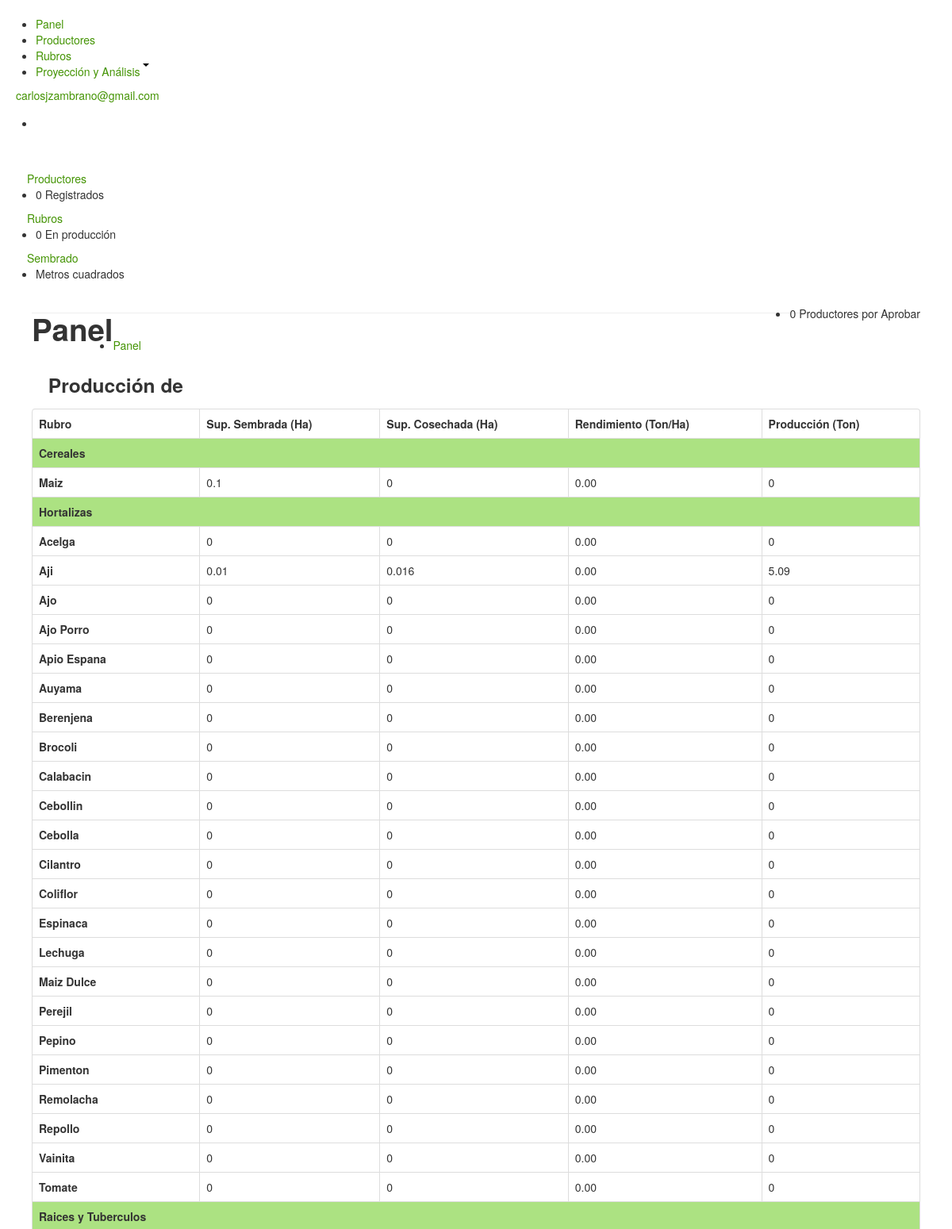
/index.php/coordinador (signed in, upper part), run on the app's committed database.
### tables this page shows
CREATE TABLE `categorias` (
  `id` int(11) NOT NULL AUTO_INCREMENT,
  `nombre` varchar(255) NOT NULL,
  `status` int(11) NOT NULL,
  PRIMARY KEY (`id`)
);

CREATE TABLE `productos` (
  `id` int(11) NOT NULL AUTO_INCREMENT,
  `rubro` varchar(255) NOT NULL,
  `id_categoria` int(11) NOT NULL,
  `rendimiento` float(11,2) NOT NULL,
  `precio` float(11,2) NOT NULL,
  `imagen` varchar(255) NOT NULL,
  `status` int(11) NOT NULL,
  PRIMARY KEY (`id`)
);

### application/controllers/coordinador.php (called while the page is built, shortened)
<?php if ( ! defined('BASEPATH')) exit('No direct script access allowed');
class Coordinador extends CI_Controller {
	public function __construct(){
		$this->load->model('varios');
		$this->load->model('usuarios');
		$this->load->model('coordinador_model');
		$this->load->model('productor_model');
		$this->load->model('administrador_model');
	}
	public function index()
	{
		$data['titulo'] = " Cuyapa - Panel";
		$data['municipio'] = $this->varios->cargar_municipios(array('id' => $_SESSION['id_municipio']));
		$data['categorias'] = $this->coordinador_model->cargar_categoria();
		$data['productores_aprobar'] = count($this->coordinador_model->cargar_productor_inactivo($_SESSION['id_municipio']));
		$this->load->view('templates/header.php',$data);
		$this->load->view('pages/coordinador/panel_principal.php',$data);
	}
}

### index.php (called while the page is built, shortened)
<?php
require_once BASEPATH.'core/CodeIgniter.php';

### application/models/coordinador_model.php (called while the page is built, shortened)
<?php if ( ! defined('BASEPATH')) exit('No direct script access allowed');
class Coordinador_model extends CI_Model {
	public function cargar_categoria($id=NULL)
	{
		$query = $this->db->get_where('categorias');
		return $query->result_array();
	}
	public function cargar_productor_inactivo($municipio)
	{
		$this->db->group_by('productores.id');
		$this->db->from('productores');
		$this->db->select('productores.*');
		$this->db->select('usuarios.status as status_u');
		$this->db->select('estados.nombre as estado');
		$this->db->select('municipios.nombre as municipio');
		$this->db->select('parroquias.nombre as parroquia');
		$this->db->select('sectores.nombre as sector');
		$this->db->where('productores.id_municipio',$municipio);
		$this->db->where('usuarios.status',0);
		$this->db->join('usuarios', 'usuarios.id = productores.id_usuario');
		$this->db->join('estados', 'productores.id_estado = estados.id');
		$this->db->join('municipios', 'productores.id_municipio = municipios.id');
		$this->db->join('parroquias', 'productores.id_parroquia = parroquias.id');
		$this->db->join('sectores', 'productores.id_sector = sectores.id');
		$query = $this->db->get();
		return $query->result_array();
	}
}

### application/views/pages/coordinador/panel_principal.php (the view, shortened to what this page needs)
<body>
	<div id="navigation">
		<div class="container-fluid">
			<a href="#" class="toggle-nav" rel="tooltip" data-placement="bottom" title="Navegación"><i class="icon-reorder"></i></a>
			<ul class='main-nav'>
				<li class='active'>
					<a href="<?php echo base_url(); ?>coordinador/">
						<span>Panel</span>
					</a>
				</li>
				<li>
					<a href="<?php echo base_url(); ?>coordinador/productores_zona">
						<span>Productores</span>
					</a>
				</li>
				<li>
					<a href="<?php echo base_url(); ?>coordinador/rubros_zona">
						<span>Rubros</span>
					</a>
				</li>
				<li>
					<a href="#" data-toggle="dropdown" class='dropdown-toggle'>
						<span>Proyecci&oacute;n y An&aacute;lisis</span>
						<span class="caret"></span>
					</a>
                </li>
			</ul>
			<div class="user">
				<div class="dropdown">
					<a href="#" class='dropdown-toggle' data-toggle="dropdown"><?php echo $_SESSION['nombre']; ?> <img src="<?php echo base_url().$_SESSION['imagen']; ?>" alt="" style="height:27px;"></a>
				</div>
			</div>
		</div>
	</div>
	<div class="container-fluid" id="content">
		<div id="left" class="no-resize">
			<?php
			if ( strpos($_SERVER['DOCUMENT_ROOT'],'wamp') == false ) {
				include $_SERVER['DOCUMENT_ROOT'].'/ajax/back-end/coordinador/barra_lateral.php';
			}
			else{
				include $_SERVER['DOCUMENT_ROOT'].'/cuyapa/ajax/back-end/coordinador/barra_lateral.php';
			}
			?>
		</div>
		<div id="main">
			<div class="container-fluid">
				<div class="page-header">
					<div class="pull-left">
						<h1>Panel</h1>
					</div>
					<div class="pull-right">
						<ul class="stats" style="cursor:pointer" onClick="location.href='<?php echo base_url();?>coordinador/activar_productor'">
							<li class="satgreen">
								<div class="details">
									<span class="big"><?php echo $productores_aprobar; ?></span>
									<span>Productores por Aprobar</span>
								</div>
							</li>
						</ul>
					</div>
				</div>
				<div class="breadcrumbs">
					<ul>
						<li>
							<a href="more-login.html">Panel</a>
							<i class="icon-angle-right"></i>
						</li>
					</ul>
				</div>
				<div class="row-fluid">
					<div class="span12">
						<div class="box">
							<div class="box-title">
								<h3>
									<i class=" icon-table"></i>
									Producción de <?php echo $municipio['nombre']; ?>
								</h3>
							</div>
							<div class="box-content">
								<table class="table table-nomargin dataTable table-bordered" >
                                    <thead>
                                        <tr>
                                            <th>Rubro</th>
                                            <th>Sup. Sembrada (Ha)</th>
                                            <th>Sup. Cosechada (Ha)</th>
                                            <th>Rendimiento (Ton/Ha)</th>
                                            <th>Producción (Ton)</th>
                                        </tr>
                                    </thead>
                                    <tbody>
                                    	<?php foreach($categorias as $categoria){ ?>
                                    	<tr style="background:rgba(91, 197, 6, 0.5)">
                                        	<td colspan="5"><strong><?php echo $categoria['nombre']; ?></strong></td>
                                        </tr>
                                        <?php
											$sql_pro = 'SELECT * FROM productos WHERE id_categoria = '.$categoria['id'];
											$cursor_pro = mysql_query($sql_pro);
											while($datos_pro = mysql_fetch_array($cursor_pro)){
												$sql_sembrado = 'SELECT SUM(ps.cantidad_terreno) as sembrado FROM producciones p, producciones_siembras ps WHERE p.id_producto = '.$datos_pro['id'].' AND ps.id_produccion = p.id';
												$cursor_sembrado = mysql_query($sql_sembrado);
												$datos_sembrado = mysql_fetch_array($cursor_sembrado);
												$sql_cosechado = 'SELECT SUM(pc.cantidad_terreno) as area_cosechada, SUM(cc.cantidad) as tonelada_cosechada FROM producciones p, producciones_cosechas pc, calidad_cosechas cc WHERE p.id_producto = '.$datos_pro['id'].' AND pc.id_produccion = p.id';
												$cursor_cosechado = mysql_query($sql_cosechado);
												$datos_cosechado = mysql_fetch_array($cursor_cosechado);
										?>
                                        <tr>
                                            <th><?php echo $datos_pro['rubro']; ?></th>
                                            <td>
											<?php
												if($datos_sembrado['sembrado']){
													$sembrado = $datos_sembrado['sembrado']/10000;
													echo $sembrado;
												}else{
													echo 0;
												}
											?>
                                            </td>
                                            <td>
                                            <?php
												if(($datos_cosechado['area_cosechada']) && ($datos_sembrado['sembrado'])){
													$area_cosechada = $datos_cosechado['area_cosechada']/10000;
													echo $area_cosechada;
												}else{
													echo 0;
												}
											?>
                                            </td>
                                            <td>
											<?php
													echo $datos_pro['rendimiento'];
											?>
											</td>
                                            <td>
											<?php
                                                if($datos_cosechado['tonelada_cosechada']){
                                                    $tonelada_cosechada = $datos_cosechado['tonelada_cosechada']/1000;
                                                    echo $tonelada_cosechada;
                                                }else{
                                                    echo 0;
                                                }
                                            ?>
                                            </td>
                                        </tr>
                                        <?php
											}
										}
										?>
                                    </tbody>
                                </table>
								 							</div>
						</div>
					</div>
				</div>
			</div>
		</div>
		</div>
	</body>
</html>

### application/views/templates/header.php (shortened to what this page needs)
<!doctype html>
<html>
<head>
	<link rel="stylesheet" href="<?php echo base_url(); ?>css/back-end/bootstrap.min.css">
	<link rel="stylesheet" href="<?php echo base_url(); ?>css/back-end/bootstrap-responsive.min.css">
	<link rel="stylesheet" href="<?php echo base_url(); ?>css/back-end/plugins/jquery-ui/smoothness/jquery-ui.css">
	<link rel="stylesheet" href="<?php echo base_url(); ?>css/back-end/plugins/jquery-ui/smoothness/jquery.ui.theme.css">
	<link rel="stylesheet" href="<?php echo base_url(); ?>css/back-end/plugins/pageguide/pageguide.css">
	<link rel="stylesheet" href="<?php echo base_url(); ?>css/back-end/plugins/fullcalendar/fullcalendar.css">
	<link rel="stylesheet" href="<?php echo base_url(); ?>css/back-end/plugins/fullcalendar/fullcalendar.print.css" media="print">
	<link rel="stylesheet" href="<?php echo base_url(); ?>css/back-end/plugins/tagsinput/jquery.tagsinput.css">
	<link rel="stylesheet" href="<?php echo base_url(); ?>css/back-end/plugins/chosen/chosen.css">
	<link rel="stylesheet" href="<?php echo base_url(); ?>css/back-end/plugins/multiselect/multi-select.css">
	<link rel="stylesheet" href="<?php echo base_url(); ?>css/back-end/plugins/timepicker/bootstrap-timepicker.min.css">
	<link rel="stylesheet" href="<?php echo base_url(); ?>css/back-end/plugins/colorpicker/colorpicker.css">
	<link rel="stylesheet" href="<?php echo base_url(); ?>css/back-end/plugins/datepicker/datepicker.css">
	<link rel="stylesheet" href="<?php echo base_url(); ?>css/back-end/plugins/plupload/jquery.plupload.queue.css">
	<link rel="stylesheet" href="<?php echo base_url(); ?>css/back-end/plugins/select2/select2.css">
	<link rel="stylesheet" href="<?php echo base_url(); ?>css/back-end/plugins/icheck/all.css">
	<link rel="stylesheet" href="<?php echo base_url(); ?>css/back-end/style.css">
	<link rel="stylesheet" href="<?php echo base_url(); ?>css/back-end/themes.css">
	<link rel="stylesheet" href="<?php echo base_url(); ?>css/back-end/plugins/datatable/TableTools.css">
</head>

### ajax/back-end/coordinador/barra_lateral.php (shortened to what this page needs)
<div class="subnav" style="margin-top:-5px;">
    <ul class="subnav-menu">
        <li class="satgreen">
            <div style="padding:20px; color:#fff; cursor:pointer" onClick="abrir_form_com();">
                <i class="glyphicon-comments"></i> Envianos tu comentario<br>
                <div align="center"><strong>Click Aqui!</strong></div>
            </div>
		</li>
    </ul>
</div>
<div class="subnav">
    <div class="subnav-title">
        <a href="#" class='toggle-subnav'><i class="icon-angle-down"></i><span>Productores</span></a>
    </div>
	<?php
	$municipioCoord = $_SESSION['id_municipio'];
	$sql = "select count(productores.id) as cant_prod from productores where productores.id_municipio = '".$municipioCoord."'";
	$ejecuta = mysql_query($sql);
	$resultado = mysql_fetch_array($ejecuta);
	?>
    <div class="subnav-content" >
   		<ul class="quickstats">
            <li>
                <span class="value"><?php echo $resultado['cant_prod'];?></span>
                <span class="name">Registrados</span>
            </li>
        </ul>
   </div>
</div>
<div class="subnav">
    <div class="subnav-title">
        <a href="#" class='toggle-subnav'><i class="icon-angle-down"></i><span>Rubros</span></a>
    </div>
	 <?php
	$sql = "select count(producciones.id) as cant_rubro from productores, producciones where productores.id_municipio = '".$municipioCoord."' and productores.id = producciones.id_productor";
	$ejecuta = mysql_query($sql);
	$resultado = mysql_fetch_array($ejecuta);
	?>
    <div class="subnav-content" >
   		<ul class="quickstats">
            <li>
                <span class="value"><?php echo $resultado['cant_rubro'];?></span>
                <span class="name">En producción</span>
            </li>
        </ul>
   </div>
</div>
<div class="subnav">
    <div class="subnav-title">
        <a href="#" class='toggle-subnav'><i class="icon-angle-down"></i><span>Sembrado</span></a>
    </div>
	 <?php
	$sql = "select sum(producciones_siembras.cantidad_terreno) as cant_siembra from producciones_siembras, productores, producciones where productores.id_municipio = '".$municipioCoord."' and producciones.id_productor = productores.id and producciones_siembras.id_produccion = producciones.id ";
	$ejecuta = mysql_query($sql);
	$resultado = mysql_fetch_array($ejecuta);
	?>
    <div class="subnav-content" >
   		<ul class="quickstats">
            <li>
                <span class="name">
				<?php
				if($resultado['cant_siembra']>=10000){
					echo 'Hectareas';
				}else{
					echo 'Metros cuadrados';
				}
				?>
				</span>
            </li>
        </ul>
   </div>
</div>

### data on the page
categorias: nombre "Cereales"
productos: rubro "Maiz", sembrado "0.1", rendimiento "0.00"
categorias: nombre "Hortalizas"
productos: rubro "Acelga", shows "0", rendimiento "0.00"
productos: rubro "Aji", sembrado "0.01", area_cosechada "0.016", rendimiento "0.00", tonelada_cosechada "5.09"
productos: rubro "Ajo", shows "0", rendimiento "0.00"
productos: rubro "Ajo Porro", shows "0", rendimiento "0.00"
productos: rubro "Apio Espana", shows "0", rendimiento "0.00"
productos: rubro "Auyama", shows "0", rendimiento "0.00"
productos: rubro "Berenjena", shows "0", rendimiento "0.00"
productos: rubro "Brocoli", shows "0", rendimiento "0.00"
productos: rubro "Calabacin", shows "0", rendimiento "0.00"
productos: rubro "Cebollin", shows "0", rendimiento "0.00"
productos: rubro "Cebolla", shows "0", rendimiento "0.00"
productos: rubro "Cilantro", shows "0", rendimiento "0.00"
productos: rubro "Coliflor", shows "0", rendimiento "0.00"
productos: rubro "Espinaca", shows "0", rendimiento "0.00"
productos: rubro "Lechuga", shows "0", rendimiento "0.00"
productos: rubro "Maiz Dulce", shows "0", rendimiento "0.00"
productos: rubro "Perejil", shows "0", rendimiento "0.00"
productos: rubro "Pepino", shows "0", rendimiento "0.00"
productos: rubro "Pimenton", shows "0", rendimiento "0.00"
productos: rubro "Remolacha", shows "0", rendimiento "0.00"
productos: rubro "Repollo", shows "0", rendimiento "0.00"
productos: rubro "Vainita", shows "0", rendimiento "0.00"
productos: rubro "Tomate", shows "0", rendimiento "0.00"
categorias: nombre "Raices y Tuberculos"

### other printed values
$_SESSION['nombre'] "carlosjzambrano@gmail.com"
$resultado['cant_prod'] "0"
$resultado['cant_rubro'] "0"
$productores_aprobar "0"
